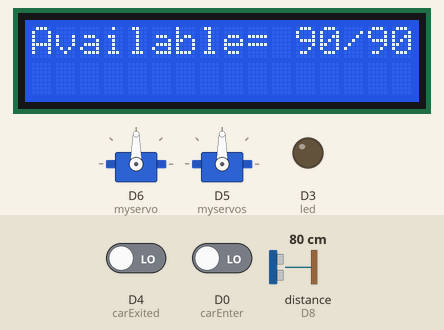
The sketch below on a simulated ESP8266 (NodeMCU). On the bench: 2 × servo, 16×2 character LCD, output pins drawn as LEDs (lit = HIGH). Wiring (inferred from the names in the program): ultrasonic range finder: trigger D7; echo D8. The test bench sets the inputs (shaded band); at power-on: D4 (carExited) LOW, D0 (carEnter) LOW, distance to the obstacle (sensor on D8) 80 cm. The echo pulse lasts 58.3 µs per cm; WiFi joins after 1.5 s; servers stay silent unless stated; pins used as bus, display or sensor lines are not drawn; what the sketch prints to the serial monitor is not drawn.

Above: at 3.7 s.
3.8 s: D4 (carExited) driven HIGH
At 5.1 s:
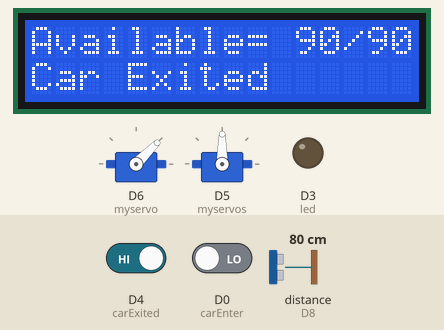
6.8 s: D0 (carEnter) driven HIGH
At 7.9 s:
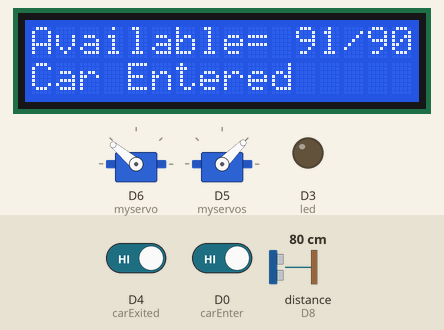
9.8 s: D4 (carExited) driven LOW
At 11.9 s:
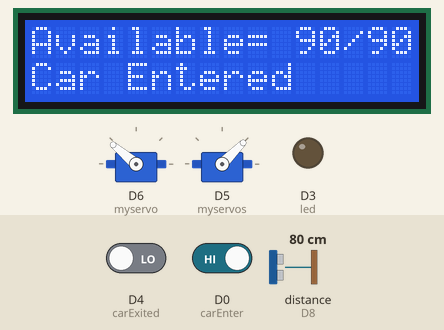
12.8 s: D4 (carExited) driven HIGH
At 15.1 s:
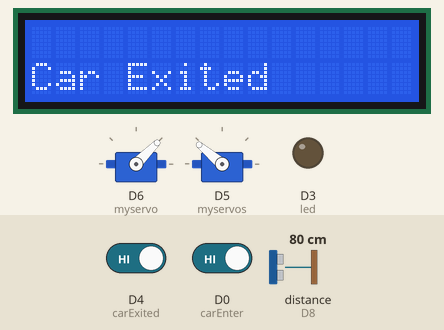
15.8 s: D0 (carEnter) driven LOW
At 17.9 s:
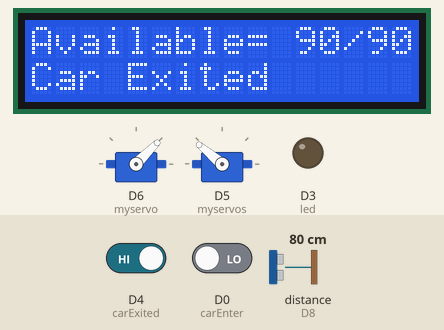
18.3 s: D4 (carExited) driven LOW
At 20.4 s:
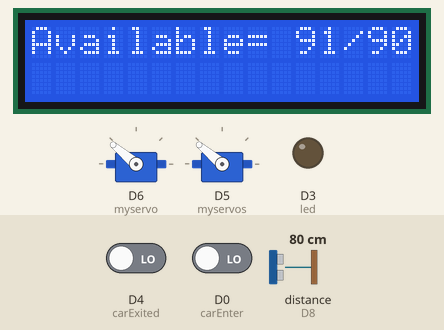
Timing chart, 0 to 21.9 s (numbered marks = the images above; inputs shaded):
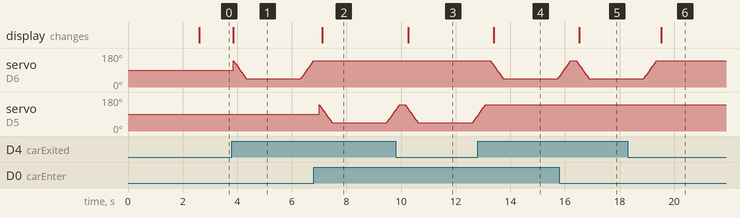

The sketch:

code.ino
```cpp
#include <ESP8266WiFi.h>
#include <Servo.h>
#include <LiquidCrystal_I2C.h>
#include <Wire.h>
#include <FirebaseArduino.h>

#define FIREBASE_HOST "smart-parking-7f5b6.firebaseio.com"                 // the project name address from firebase id
#define FIREBASE_AUTH "suAkUQ4wXRPW7nA0zJQVsx3H2LmeBDPGmfTMBHCT"            // the secret key generated from firebase

#define WIFI_SSID "CircuitDigest"                                             // input your home or public wifi name
#define WIFI_PASSWORD "circuitdigest101"                                    //password for Wifi
String Available = "";                                                  //availability string
String fireAvailable = "";

LiquidCrystal_I2C lcd(0x27, 16, 2);         //i2c display address 27 and 16x2 lcd display
Servo myservo;                          //servo as gate
Servo myservos;                               //servo as gate
int Empty;                            //available space integer
int allSpace = 90;
int countYes = 0;
int carEnter = D0;                      // entry sensor
int carExited = D4;                   //exi sensor
int TRIG = D7;                  //ultrasonic trig  pin
int ECHO = D8;                // ultrasonic echo pin
int led = D3;                 // spot occupancy signal
int pos;
int pos1;

long duration, distance;

void setup() {
  delay(1000);
  Serial.begin (9600);     // serial debugging
  Wire.begin(D2, D1);       // i2c start
  myservo.attach(D6);      // servo pin to D6
  myservos.attach(D5);       // servo pin to D5
  pinMode(TRIG, OUTPUT);      // trig pin as output
  pinMode(ECHO, INPUT);         // echo pin as input
  pinMode(led, OUTPUT);         // spot indication
  pinMode(carExited, INPUT);    // ir as input
  pinMode(carEnter, INPUT);     // ir as input

  WiFi.begin(WIFI_SSID, WIFI_PASSWORD);                                     //try to connect with wifi
  Serial.print("Connecting to ");
  Serial.print(WIFI_SSID);                          // display ssid
  while (WiFi.status() != WL_CONNECTED) {
    Serial.print(".");                          // if not connected print this
    delay(500);
  }
  Serial.println();
  Serial.print("Connected to ");
  Serial.println(WIFI_SSID);
  Serial.print("IP Address is : ");
  Serial.println(WiFi.localIP());                                            //print local IP address
  Firebase.begin(FIREBASE_HOST, FIREBASE_AUTH);        // begin firebase authentication

  lcd.begin();                           //begin lcd
  lcd.home();
  lcd.setCursor(0, 0);                      // 0th row and 0thh column
  lcd.print("Smart Parking");
}

void loop() {

  digitalWrite(TRIG, LOW);         // make trig pin low
  delayMicroseconds(2);
  digitalWrite(TRIG, HIGH);        // make trig pin high
  delayMicroseconds(10);
  digitalWrite(TRIG, LOW);
  duration = pulseIn(ECHO, HIGH);
  distance = (duration / 2) / 29.1;      // take distance in cm

    Serial.print("Centimeter: ");
    Serial.println(distance);

  int carEntry = digitalRead(carEnter);      // read ir input
  if (carEntry == HIGH) {                     // if high then count and send data
    countYes++;                             //increment count
    Serial.print("Car Entered = " ); Serial.println(countYes );
    lcd.setCursor(0, 1);
    lcd.print("Car Entered");
    for (pos = 140; pos >= 45; pos -= 1) {        // change servo position
      myservos.write(pos);
      delay(5);
    }
    delay(2000);

    for (pos = 45; pos <= 140; pos += 1) {       // change servo position
      // in steps of 1 degree
      myservos.write(pos);
      delay(5);
    }

    Firebase.pushString("/Parking Status/", fireAvailable );    // send string to firebase
    lcd.clear();
  }
  int carExit = digitalRead(carExited);              //read exit ir sensor
  if (carExit == HIGH) {                            //if high then count and send
    countYes--;                                    //decrement count
    Serial.print("Car Exited = " ); Serial.println(countYes);
    lcd.setCursor(0, 1);
    lcd.print("Car Exited");
    for (pos1 = 140; pos1 >= 45; pos1 -= 1) {         // change servo position
      myservo.write(pos1);
      delay(5);
    }
    delay(2000);

    for (pos1 = 45; pos1 <= 140; pos1 += 1) {            // change servo position
      // in steps of 1 degree
      myservo.write(pos1);
      delay(5);
    }
    Firebase.pushString("/Parking Status/", fireAvailable );  // send string to firebase
    lcd.clear();
  }
  if (distance < 6) {                      //if distance is less than 6cm then on led
        Serial.println("Occupied ");
    digitalWrite(led, HIGH);
  }

  if (distance > 6) {                        //if distance is greater than 6cm then off led
        Serial.println("Available ");
    digitalWrite(led, LOW);
  }

  Empty = allSpace - countYes;         //calculate available data

  Available = String("Available= ") + String(Empty) + String("/") + String(allSpace);       // convert the int to string
  fireAvailable = String("Available=") + String(Empty) + String("/") + String(allSpace);

  lcd.setCursor(0, 0);
  lcd.print(Available);                 //print available data to lcd

}
```

Measured:
- after the input at 3.8 s, the display: changes after 0.05 s (image 1)
- after the input at 6.8 s, servo on D6 (myservo): goes on until 6.8 s, then stays 140°; the display: changes after 0.31 s (image 2)
- after the input at 9.8 s, servo on D6 (myservo): stops changing and stays 140°; the display: changes after 0.46 s (image 3)
- after the input at 12.8 s, servo on D5 (myservos): goes on until 13.1 s, then stays 140°; the display: changes after 0.60 s (image 4)
- after the input at 15.8 s, servo on D5 (myservos): stays 140° (without the input it goes to 138° after 0.61 s); the display: changes after 0.72 s (image 5)
- after the input at 18.3 s, servo on D6 (myservo): goes on until 19.4 s, then stays 140°; the display: changes after 1.2 s (image 6)
